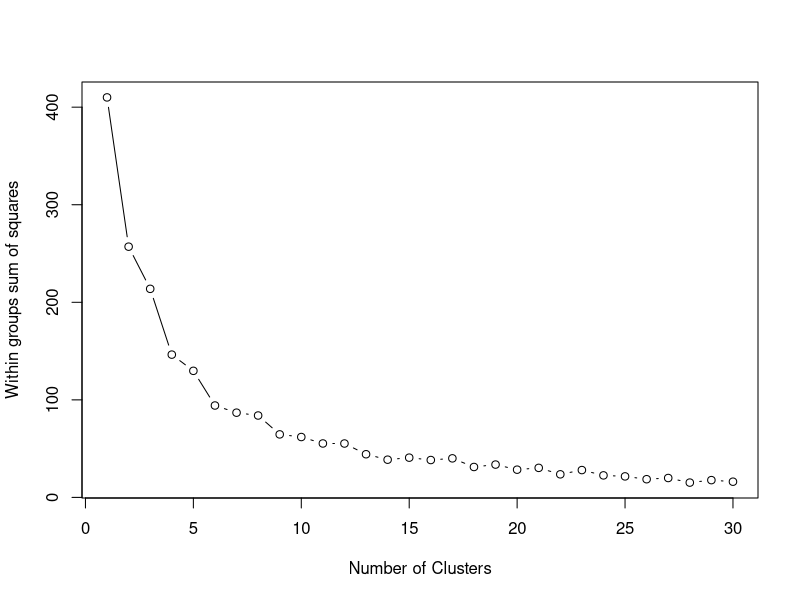

Write the R code that produced this figure. (Note: this script raises an error after producing the figure.)
# Analyze OSHPD surgery financial/utilization summary dataset
#
# Date: February 4, 2017
#
# Author: Naumaan Nayyar

#### ENVIRONMENT ####
# clear workspace
rm(list = ls())
cat("\014")
graphics.off()

to.plot = FALSE  # plot various cluster and regression plots

# load required libraries
library(bit64)
library(data.table)
library(psych)
library(stringr)
library(MASS)
library(ggplot2)
library(cluster)

# This function returns TRUE wherever elements are the same, including NA's,
# and FALSE everywhere else.
compareNA <- function(v1, v2) {
  same <- (v1 == v2) | (is.na(v1) & is.na(v2))
  same[is.na(same)] <- FALSE
  return(same)
}

#### LOAD DATA ####
# load dataset
mydata <- fread('datasets/ohspd_surgery_2015_summary.csv')

#### FILTER DATA ####
# choose hospitals in LA County and Orange County with >= 1000 surgeries
mydata <-
  mydata[(facility.county.name == "Los Angeles County" | facility.county.name == "Orange County") &
           surgeries.surgery.recovery.services >= 1000 &
           gross.revenue.surgery.recovery.services > 0]

#### DATA PREP ####
facility.cols <-
  grep("facility",
       names(mydata),
       ignore.case = T,
       value = T)
rooms.cols <-
  grep("rooms",
       names(mydata),
       ignore.case = T,
       value = T)
surgeries.cols <-
  grep("surgeries",
       names(mydata),
       ignore.case = T,
       value = T)
surgery.mins.cols <-
  grep("mins",
       names(mydata),
       ignore.case = T,
       value = T)
revenue.cols <-
  grep("revenue",
       names(mydata),
       ignore.case = T,
       value = T)
profit.cols <-
  grep("profit",
       names(mydata),
       ignore.case = T,
       value = T)

# sum inpatient and outpatient statistics for individual payors, keep only sum
# values
for (elem in str_match(revenue.cols, "^(outpatient.|inpatient.)(.*)$")[, 3]) {
  if (is.na(elem))
    next
  mydata[, (elem) := Reduce(`+`, .SD),
         .SDcols = revenue.cols[which(!is.na(str_match(revenue.cols,
                                                       paste0('^(inpatient.|outpatient.)(', elem, ')$'))[, 3]))]]
}
mydata[, revenue.cols[grep('^(inpatient.|outpatient.)', revenue.cols)] := NULL]
revenue.cols <-
  grep("revenue",
       names(mydata),
       ignore.case = T,
       value = T)

# get monthly columns
mydata[, reporting.period.months := round(as.numeric(
  as.Date(facility.end.date, "%m/%d/%y") - as.Date(facility.begin.date, "%m/%d/%y")
) / 30.4)]
mydata[, paste0(c(surgeries.cols, surgery.mins.cols, revenue.cols, profit.cols),
                ".month") := lapply(.SD, `/`, reporting.period.months),
       .SDcols = c(surgeries.cols, surgery.mins.cols, revenue.cols, profit.cols)]

# remove ambulatory and satellite ambulatory services
mydata <- mydata[, grep('ambulatory', names(mydata)) := NULL]

#### ADD RELEVANT COLUMNS ####
# financial ratios
mydata[, `:=`(
  gross.revenue.surgery.recovery.services.month.per.or = gross.revenue.surgery.recovery.services.month / operating.rooms.surgery.recovery.services,
  gross.revenue.surgery.recovery.services.month.per.surgery = gross.revenue.surgery.recovery.services.month / surgeries.surgery.recovery.services.month,
  gross.revenue.surgery.recovery.services.month.per.hour.of.surgery = 60 * gross.revenue.surgery.recovery.services.month / surgery.mins.surgery.recovery.services.month,
  net.revenue.surgery.recovery.services.month.per.or = net.revenue.surgery.recovery.services.month / operating.rooms.surgery.recovery.services,
  net.revenue.surgery.recovery.services.month.per.surgery = net.revenue.surgery.recovery.services.month / surgeries.surgery.recovery.services.month,
  net.revenue.surgery.recovery.services.month.per.hour.of.surgery = 60 * net.revenue.surgery.recovery.services.month / surgery.mins.surgery.recovery.services.month,
  net.profit.surgery.recovery.services.month.per.or = net.profit.surgery.recovery.services.month / operating.rooms.surgery.recovery.services,
  net.profit.surgery.recovery.services.month.per.surgery = net.profit.surgery.recovery.services.month / surgeries.surgery.recovery.services.month,
  net.profit.surgery.recovery.services.month.per.hour.of.surgery = 60 * net.profit.surgery.recovery.services.month / surgery.mins.surgery.recovery.services.month
)]

#monthly measures
mydata[, `:=`(
  gross.revenue.surgery.recovery.services.indigent.month = gross.revenue.surgery.recovery.services.county.indigent.managed.month + gross.revenue.surgery.recovery.services.county.indigent.traditional.month + gross.revenue.surgery.recovery.services.other.indigent.month,
  gross.revenue.surgery.recovery.services.medical.month = gross.revenue.surgery.recovery.services.medical.managed.month + gross.revenue.surgery.recovery.services.medical.traditional.month,
  gross.revenue.surgery.recovery.services.medicare.month = gross.revenue.surgery.recovery.services.medicare.managed.month + gross.revenue.surgery.recovery.services.medicare.traditional.month,
  gross.revenue.surgery.recovery.services.other.month = gross.revenue.surgery.recovery.services.other.payors.month + gross.revenue.surgery.recovery.services.other.third.parties.managed.month + gross.revenue.surgery.recovery.services.other.third.parties.traditional.month,
  gross.revenue.managed.month = gross.revenue.surgery.recovery.services.county.indigent.managed.month + gross.revenue.surgery.recovery.services.medical.managed.month + gross.revenue.surgery.recovery.services.medicare.managed.month + gross.revenue.surgery.recovery.services.other.third.parties.managed.month,
  gross.revenue.traditional.month = gross.revenue.surgery.recovery.services.county.indigent.traditional.month + gross.revenue.surgery.recovery.services.medical.traditional.month + gross.revenue.surgery.recovery.services.medicare.traditional.month + gross.revenue.surgery.recovery.services.other.third.parties.traditional.month + gross.revenue.surgery.recovery.services.other.payors.month + gross.revenue.surgery.recovery.services.other.indigent.month
)]

# proportions
mydata[, `:=`(managed.traditional.ratio = gross.revenue.managed.month / gross.revenue.traditional.month,
              proportion.revenue.indigent = gross.revenue.surgery.recovery.services.indigent.month / gross.revenue.surgery.recovery.services.month,
              proportion.revenue.other = gross.revenue.surgery.recovery.services.other.month / gross.revenue.surgery.recovery.services.month,
              proportion.revenue.medical = gross.revenue.surgery.recovery.services.medical.month / gross.revenue.surgery.recovery.services.month,
              proportion.revenue.medicare = gross.revenue.surgery.recovery.services.medicare.month / gross.revenue.surgery.recovery.services.month
)]

#### CLUSTERING ANALYSIS ####
# find correlations between columns
# pairs.panels(mydata.surgery[, unname(surgeries.cols)])

# clustering model - cluster hospitals by payor mix
mydata.cluster.full <-
  mydata[, .(
    facility.hospital.name,
    facility.county.name,
    proportion.revenue.medicare,
    proportion.revenue.medical,
    proportion.revenue.other,
    proportion.revenue.indigent,
    surgeries.surgery.recovery.services.month
  )]
mydata.cluster.full[, `:=`(
  proportion.revenue.medicare = scale(proportion.revenue.medicare),
  proportion.revenue.medical = scale(proportion.revenue.medical),
  proportion.revenue.other = scale(proportion.revenue.other),
  proportion.revenue.indigent = scale(proportion.revenue.indigent),
  surgeries.surgery.recovery.services.month = scale(surgeries.surgery.recovery.services.month)
)]  # standardization
mydata.cluster <-
  mydata.cluster.full[, -c("facility.hospital.name", "facility.county.name"),
                      with = FALSE]

# Cluster method 1 - k-means
wss <- (nrow(mydata.cluster) - 1) * sum(apply(mydata.cluster, 2, var))
for (i in 2:30)
  wss[i] <- sum(kmeans(mydata.cluster, centers = i)$withinss)
plot(1:30,
     wss,
     type = "b",
     xlab = "Number of Clusters",
     ylab = "Within groups sum of squares")  # determine clusters
n <-
  as.numeric(readline(prompt = "Number of clusters for k-means: "))  # clusters
fit.mix <- kmeans(mydata.cluster, n)
clusters <- fit.mix$cluster
# # Cluster method 2 - hierarchical
# n <- 15
# d <- dist(mydata.cluster, method = "euclidean")
# fit <- hclust(d, method="ward.D")
# plot(fit) # display dendogram
# rect.hclust(fit, k=n, border="red")
# clusters <- cutree(fit, k=n) # cut tree into n clusters

mydata.cluster.full[, cluster := clusters]

if(to.plot) {
  # cluster plots
  clusplot(mydata.cluster, fit.mix$cluster, col.p = fit.mix$cluster)
  mydata.cluster.melt <-
    melt(
      mydata.cluster.full,
      id.vars = c("facility.hospital.name", "facility.county.name", "cluster"),
      variable.name = "Category",
      value.name = "Proportions"
    )
  q <-
    ggplot(mydata.cluster.melt,
           aes(x = facility.hospital.name, y = Proportions, fill = Category)) +
    geom_bar(stat = 'identity') + ggtitle("Facilities ordered by cluster")
  print(q)
  # payor mix plot
  mydata.cluster.summary <-
    mydata.cluster.full[, lapply(.SD, mean), .SDcols = 3:6, keyby = "cluster"]
  mydata.cluster.summary.melt <-
    melt(
      mydata.cluster.summary,
      id.vars = c("cluster"),
      variable.name = "Payors",
      value.name = "Proportions"
    )
  r <-
    ggplot(mydata.cluster.summary.melt,
           aes(x = cluster, y = Proportions, fill = Payors)) +
    geom_bar(stat = 'identity') +
    ggtitle("Mean center of clusters (similar to median)")
  print(r)
}

# determine closest hospital in terms of payor mix
d <- dist(mydata.cluster, method = "euclidean")
m <- as.matrix(d)
diag(m) <- NA
Most.like.hospital <- apply(m, 1, which.min)
mydata.cluster.full[,
                    c("most.like.hospital", "most.like.hospital.net.profit.surgery.per.surgery") :=
                      mydata[Most.like.hospital, .(facility.hospital.name, net.profit.surgery.recovery.services.month.per.surgery)]]

# add relevant information from full dataset
mydata.cluster.full[mydata, on = "facility.hospital.name", `:=`(
  net.revenue.surgery = i.net.revenue.surgery.recovery.services,
  net.revenue.surgery.per.surgery = i.net.revenue.surgery.recovery.services.month.per.surgery,
  gross.realization.ratio = i.net.revenue.surgery.recovery.services / i.gross.revenue.surgery.recovery.services,
  operating.rooms = i.operating.rooms.surgery.recovery.services,
  num.surgeries = i.surgeries.surgery.recovery.services,
  surgery.rev.share = i.net.revenue.surgery.recovery.services / i.net.revenue.total,
  managed.traditional = i.managed.traditional.ratio,
  proportion.medicare = i.proportion.revenue.medicare,
  proportion.other = i.proportion.revenue.other,
  net.profit.surgery = i.net.profit.surgery.recovery.services,
  net.profit.surgery.per.surgery = i.net.profit.surgery.recovery.services.month.per.surgery,
  net.profit.total = i.net.profit.total,
  facility.owner = i.facility.owner,
  facility.address = paste0(i.facility.street.address, ", ",
                            i.facility.city.name, ", CA ",
                            i.facility.zip.code),
  facility.zip.code = i.facility.zip.code,
  facility.state.name = "CA",
  or.utilization = i.surgery.mins.surgery.recovery.services.month / (i.operating.rooms.surgery.recovery.services * 21.7 * 60)
)]
setkey(mydata.cluster.full,
       net.profit.surgery.per.surgery)
mydata.cluster.full[,
                    like.hospitals := paste(facility.hospital.name, collapse=", "), by="cluster"]
mydata.cluster.full[,
                    like.hospitals := mapply(sub, paste0(facility.hospital.name, "(, )?"), '', like.hospitals)]

if(to.plot) {
  #profitability plot
  hist(
    mydata.cluster.full[sort(net.profit.surgery.per.surgery,
                             index.return = TRUE)$ix, net.profit.surgery.per.surgery],
    breaks = 50,
    main = "Net Profit / Surgery compared",
    xlab = "Net Profit/Surgery"
  )
}

#### PROFITABILITY GRADING ####
#get profitability of different hospitals
grading <- list(
  "D" = 25,
  "C-" = 35,
  "C" = 50,
  "C+" = 62,
  "B-" = 75,
  "B" = 87,
  "B+" = 95,
  "A-" = 98,
  "A" = 100
)
mydata.cluster.full[, `:=`(
  median.hospitals = median(net.profit.surgery.per.surgery),
  max.hospitals = max(net.profit.surgery.per.surgery),
  hospital.percentile = seq_len(.N) / .N,
  num.county.hospitals = .N
), by = "facility.county.name"]
mydata.cluster.full[order(-net.revenue.surgery.per.surgery),
                    revenue.rank := seq(1:.N), by=facility.county.name]
mydata.cluster.full[, hospital.grade :=
                      names(grading)[findInterval(hospital.percentile * 100,
                                                  unlist(grading),
                                                  rightmost.closed = TRUE) + 1]]

#### NET SURGERY PROFIT PREDICTION ####
# regression model - predict net profitability
mydata.regression <- mydata[,
                            .(scale(net.profit.surgery.recovery.services.month),
                              scale(net.revenue.surgery.recovery.services.month),
                              facility.county.name,
                              scale(proportion.revenue.medicare),
                              scale(surgery.mins.surgery.recovery.services))
                            ]
net.profit.model1 <-
  lm(
    V1 ~ V2 + facility.county.name + V4 + V5,
    data = mydata.regression,
    subset = -c(33, 54, 59, 9)
  )
net.profit.model.full <-
  lm(
    net.profit.surgery.recovery.services.month ~ net.revenue.surgery.recovery.services.month + gross.revenue.surgery.recovery.services.month + proportion.revenue.medicare + proportion.revenue.medical + proportion.revenue.other + proportion.revenue.indigent + surgeries.surgery.recovery.services.month + surgery.mins.surgery.recovery.services.month + operating.rooms.surgery.recovery.services + managed.traditional.ratio + facility.county.name,
    data = mydata,
    subset = -c(33, 54, 59, 9)
  )
net.profit.model2 <-
  stepAIC(net.profit.model.full, direction = "both", trace = 0)
y1 <- mydata.regression[, V1]
scales <- unlist(attributes(y1))
y1 <- y1 * scales["scaled:scale"] + scales["scaled:center"]  # adjust for scale
x1 <- predict(net.profit.model1, mydata.regression) * scales["scaled:scale"] + scales["scaled:center"]
mydata.predict <- data.table(mydata[, .(facility.hospital.name, reporting.period.months)], x1, y1)
mydata.cluster.full[mydata.predict, on="facility.hospital.name",
                    net.profit.surgery.predicted := x1 * reporting.period.months]
if(to.plot) {
  # prediction accuracy plot
  p <-
    qplot(
      x1,
      y1,
      colour = sign(x1 - y1),
      xlab = "Predicted Net Profit",
      ylab = "Actual Net Profit",
      main = "Net Profit Model"
    )
  print(p)
}

#### REPORT CARD ####
# generate report card
mydata.report.card <- mydata.cluster.full[, .(facility.hospital.name,
                                              facility.address,
                                              facility.state.name,
                                              facility.county.name,
                                              facility.owner,
                                              net.revenue.surgery,
                                              gross.realization.ratio,
                                              operating.rooms,
                                              num.surgeries,
                                              net.profit.surgery,
                                              net.profit.surgery.predicted,
                                              surgery.rev.share,
                                              proportion.medicare,
                                              proportion.other,
                                              managed.traditional,
                                              net.revenue.surgery.per.surgery,
                                              net.profit.surgery.per.surgery,
                                              net.profit.total,
                                              hospital.grade,
                                              revenue.rank,
                                              cluster,
                                              like.hospitals,
                                              most.like.hospital,
                                              most.like.hospital.net.profit.surgery.per.surgery,
                                              max.hospitals,
                                              median.hospitals,
                                              num.county.hospitals,
                                              or.utilization
)]

#### WRITE DATA TO FILE ####
# store datasets
fwrite(mydata,
       "datasets/ohspd_surgery_2015_summary_added.csv",
       row.names = FALSE)
fwrite(mydata.report.card,
       "datasets/ohspd_surgery_2015_report_card.csv",
       row.names = FALSE)
